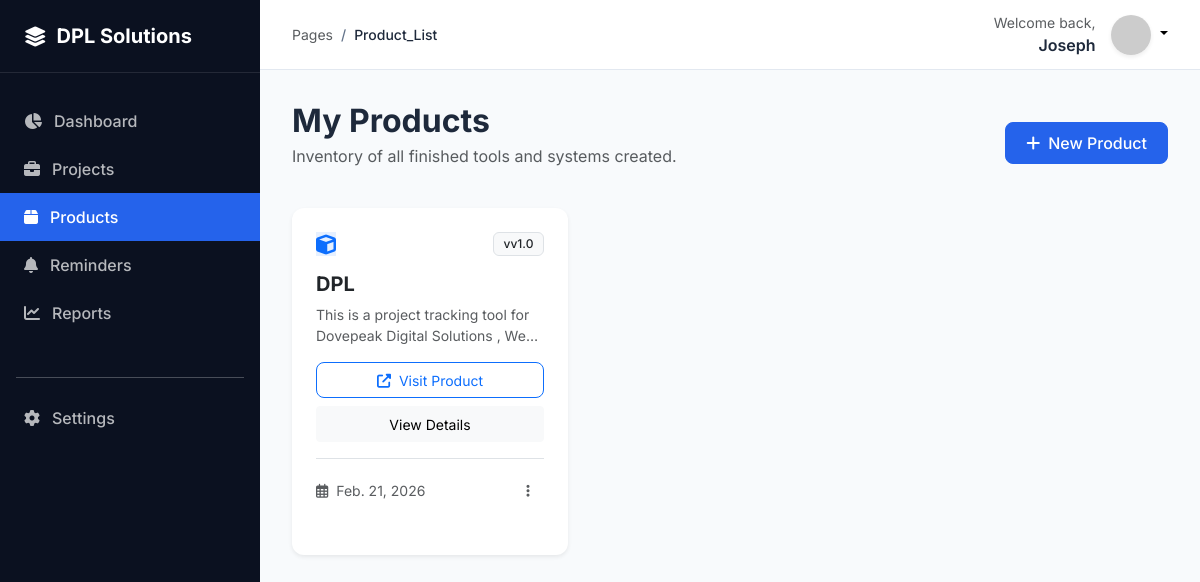
The page /products/ (signed in) on the database its author committed.
### products/models.py (models this page shows, shortened)
class Product(models.Model):
    owner = models.ForeignKey(User, on_delete=models.CASCADE, related_name='products')
    name = models.CharField(max_length=255)
    link = models.URLField(max_length=500, blank=True, null=True)
    description = models.TextField(verbose_name="Use case / Description")
    creation_date = models.DateField(default=timezone.now)
    version = models.CharField(max_length=50, blank=True, null=True)
    project_ref = models.CharField(max_length=255, blank=True, null=True, help_text="Reference to the project that birthed this product")
    tech_stack = models.CharField(max_length=255, blank=True, null=True)
    created_at = models.DateTimeField(auto_now_add=True)
    updated_at = models.DateTimeField(auto_now=True)
    class Meta:
        ordering = ['-creation_date']

### products/views.py (the view)
# urls.py: path('', views.ProductListView.as_view(), name='product_list'),
class ProductListView(LoginRequiredMixin, ListView):
    model = Product
    template_name = 'products/product_list.html'
    context_object_name = 'products'
    def get_queryset(self):
        return Product.objects.filter(owner=self.request.user)

### templates/products/product_list.html (shortened to what this page needs)
{% extends 'base.html' %}
{% block content %}
<div class="row mb-4 align-items-center">
    <div class="col">
        <h2 class="fw-bold mb-1">My Products</h2>
        <p class="text-muted">Inventory of all finished tools and systems created.</p>
    </div>
    <div class="col-auto">
        <a href="{% url 'product_create' %}" class="btn btn-primary d-flex align-items-center gap-2">
            <i class="fas fa-plus"></i> New Product
        </a>
    </div>
</div>
<div class="row g-4">
    {% for product in products %}
    <div class="col-md-4">
        <div class="card h-100 border-0 shadow-sm card-hover">
            <div class="card-body p-4">
                <div class="d-flex justify-content-between align-items-start mb-3">
                    <div class="icon-box bg-primary bg-opacity-10 text-primary">
                        <i class="fas fa-cube fa-lg"></i>
                    </div>
                    {% if product.version %}
                    <span class="badge bg-light text-dark border">v{{ product.version }}</span>
                    {% endif %}
                </div>
                <h5 class="fw-bold mb-2">{{ product.name }}</h5>
                <p class="text-muted small mb-3 text-truncate-2">{{ product.description }}</p>
                <div class="mb-3">
                    {% if product.link %}
                    <a href="{{ product.link }}" target="_blank" class="btn btn-sm btn-outline-primary w-100 mb-2">
                        <i class="fas fa-external-link-alt me-1"></i> Visit Product
                    </a>
                    {% endif %}
                    <a href="{% url 'product_detail' product.pk %}" class="btn btn-sm btn-light w-100">
                        View Details
                    </a>
                </div>
                <div class="pt-3 border-top mt-auto">
                    <div class="d-flex justify-content-between align-items-center">
                        <small class="text-muted">
                            <i class="far fa-calendar-alt me-1"></i> {{ product.creation_date }}
                        </small>
                        <div class="dropdown">
                            <button class="btn btn-sm btn-icon-sm" data-bs-toggle="dropdown">
                                <i class="fas fa-ellipsis-v text-muted"></i>
                            </button>
                        </div>
                    </div>
                </div>
            </div>
        </div>
    </div>
    {% endfor %}
</div>
{% endblock %}

### templates/base.html (shortened to what this page needs)
<!DOCTYPE html>
<html lang="en">
<head>
    <link href="https://cdn.jsdelivr.net/npm/bootstrap@5.3.0/dist/css/bootstrap.min.css" rel="stylesheet">
    <link rel="stylesheet" href="https://cdnjs.cloudflare.com/ajax/libs/font-awesome/6.4.0/css/all.min.css">
</head>
<body>
    <aside class="sidebar" id="sidebar">
        <div class="sidebar-header">
            <i class="fas fa-layer-group fa-lg"></i>
            <h5 class="mb-0 fw-bold">DPL Solutions</h5>
        </div>
        <div class="py-4">
            <a href="{% url 'dashboard' %}" class="nav-link {% if request.resolver_match.url_name == 'dashboard' %}active{% endif %}">
                <i class="fas fa-chart-pie"></i> Dashboard
            </a>
            <a href="{% url 'project_list' %}" class="nav-link {% if 'project' in request.resolver_match.url_name %}active{% endif %}">
                <i class="fas fa-briefcase"></i> Projects
            </a>
            <a href="{% url 'product_list' %}" class="nav-link {% if 'product' in request.resolver_match.url_name %}active{% endif %}">
                <i class="fas fa-box"></i> Products
            </a>
            <a href="{% url 'reminder_list' %}" class="nav-link {% if 'reminder' in request.resolver_match.url_name %}active{% endif %}">
                <i class="fas fa-bell"></i> Reminders
            </a>
            <a href="{% url 'reports_dashboard' %}" class="nav-link {% if 'reports' in request.resolver_match.url_name %}active{% endif %}">
                <i class="fas fa-chart-line"></i> Reports
            </a>
            <div class="mt-auto pt-4">
                <hr class="mx-3 opacity-10">
                <a href="{% url 'settings' %}" class="nav-link {% if request.resolver_match.url_name == 'settings' %}active{% endif %}">
                    <i class="fas fa-cog"></i> Settings
                </a>
            </div>
        </div>
    </aside>
    <div class="main-wrapper">
        <header>
            <div class="d-flex align-items-center">
                <nav aria-label="breadcrumb">
                    <ol class="breadcrumb mb-0">
                        <li class="breadcrumb-item text-muted">Pages</li>
                        <li class="breadcrumb-item active fw-medium">{{ request.resolver_match.url_name|title }}</li>
                    </ol>
                </nav>
            </div>
            <div class="d-flex align-items-center gap-3">
                <div class="text-end d-none d-md-block">
                    <small class="text-muted d-block">Welcome back,</small>
                    <span class="fw-semibold">{{ user.username }}</span>
                </div>
                <div class="dropdown">
                    <a href="#" class="d-block link-body-emphasis text-decoration-none dropdown-toggle" data-bs-toggle="dropdown">
                        <img src="https://ui-avatars.com/api/?name={{ user.username }}&background=2563EB&color=fff" width="40" height="40" class="rounded-circle shadow-sm">
                    </a>
                </div>
            </div>
        </header>
        <main class="content-area page-fade">
            {% block content %}{% endblock %}
        </main>
    </div>
</body>
</html>

### templates/base.html (style rules this page uses)
:root { --dpl-navy: #0B1120; --dpl-blue: #2563EB; --dpl-blue-light: #EFF6FF; --dpl-sidebar-width: 260px; --dpl-header-height: 70px; --dpl-bg: #F8FAFC; --dpl-border: #E2E8F0; --dpl-text-dark: #1E293B; --dpl-text-muted: #64748B; }
body { font-family: 'Inter', sans-serif; background-color: var(--dpl-bg); color: var(--dpl-text-dark); min-height: 100vh; overflow-x: hidden; }
.sidebar { width: var(--dpl-sidebar-width); background-color: var(--dpl-navy); color: white; position: fixed; height: 100vh; z-index: 1000; transition: all 0.3s; }
.sidebar-header { padding: 1.5rem; border-bottom: 1px solid rgba(255, 255, 255, 0.1); display: flex; align-items: center; gap: 10px; }
.nav-link { padding: 0.75rem 1.5rem; color: rgba(255, 255, 255, 0.7); display: flex; align-items: center; gap: 12px; text-decoration: none; transition: all 0.2s; font-weight: 500; }
.nav-link.active { color: white; background: var(--dpl-blue); }
.main-wrapper { margin-left: var(--dpl-sidebar-width); transition: all 0.3s; }
header { height: var(--dpl-header-height); background: white; border-bottom: 1px solid var(--dpl-border); display: flex; align-items: center; justify-content: space-between; padding: 0 2rem; position: sticky; top: 0; z-index: 900; }
.content-area { padding: 2rem; }
.card { border: 1px solid var(--dpl-border); border-radius: 12px; box-shadow: 0 1px 3px rgba(0,0,0,0.05); margin-bottom: 1.5rem; }
.btn-primary { background-color: var(--dpl-blue); border-color: var(--dpl-blue); border-radius: 8px; font-weight: 500; padding: 0.5rem 1.25rem; transition: all 0.2s ease; }
.btn-outline-primary { border-radius: 8px; transition: all 0.2s ease; }
.btn { transition: all 0.2s ease; }
.btn-sm { padding: 0.4rem 0.75rem; font-size: 0.875rem; }
.btn-icon-sm { width: 32px; height: 32px; padding: 0; display: inline-flex; align-items: center; justify-content: center; border-radius: 6px; }
.badge { font-weight: 500; padding: 0.4em 0.8em; border-radius: 6px; }
.breadcrumb { font-size: 0.875rem; }
.breadcrumb-item + .breadcrumb-item::before { content: "/"; color: var(--dpl-text-muted); }
.breadcrumb-item.active { color: var(--dpl-text-dark); font-weight: 500; }
.card { transition: box-shadow 0.2s ease, transform 0.2s ease; }
.page-fade { animation: pageFadeIn 0.3s ease-out; }
a { transition: color 0.2s ease; }

### templates/products/product_list.html (style rules this page uses)
.text-truncate-2 { display: -webkit-box; -webkit-line-clamp: 2; -webkit-box-orient: vertical; overflow: hidden; }

### rows shown on the page
Product: version "v1.0", name "DPL", description "This is a project tracking tool for Dovepeak Digital Solutions ,…", creation_date "Feb. 21, 2026"

### other values the page prints
{{ request.resolver_match.url_name|title }} "Product_List"
{{ user.username }} "Joseph"
